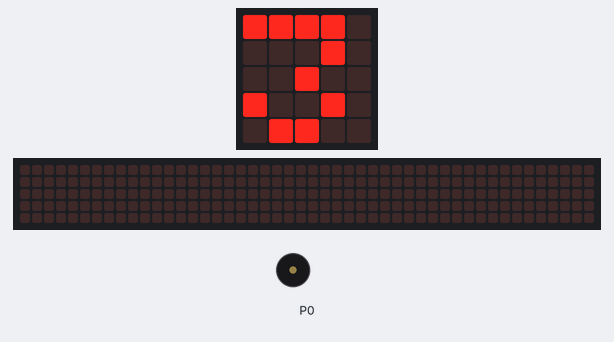
Simulated run of this program. Board: BBC micro:bit (MakeCode). Parts: the board's 5×5 LED display, a strip that is not on the board, showing the scrolling text unrolled, buzzer (waves = sounding). The 48×5 strip is a reading aid, not a part: it shows the text the display is scrolling, unrolled, one strip-width of it at a time.

Above: at 0.2 s.
At 2.7 s:
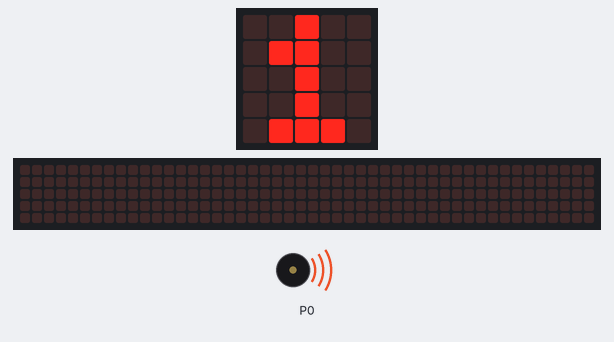
At 6.0 s:
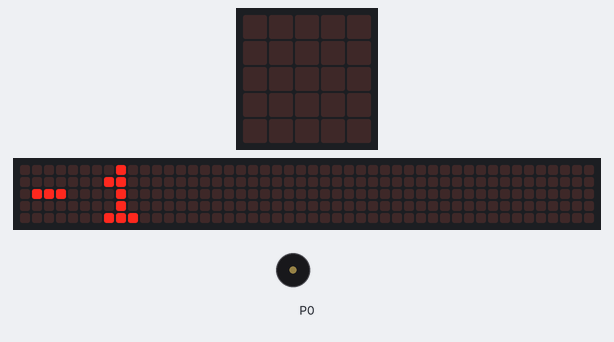
At 9.2 s:
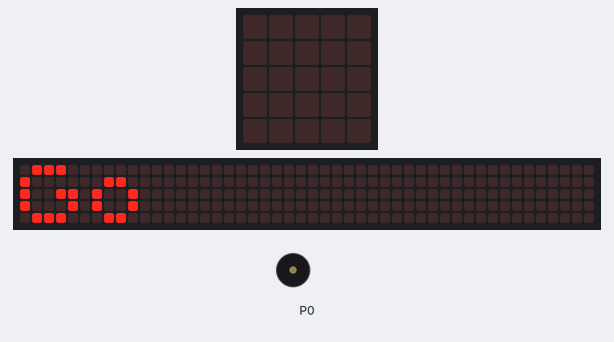
Timing chart, 0 to 10.7 s (numbered marks = the images above):
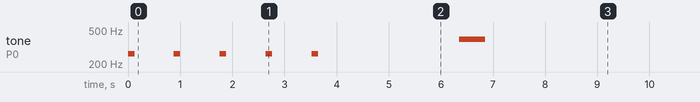

Measured:
- what the display in image 0 shows lasts 0.9 s, from 0.1 s to 1.0 s
- what the display in image 2 shows lasts 0.5 s, from 5.9 s to 6.4 s

The program:

main.ts
```typescript
for (let Index = 0; Index <= 4; Index++) {
    music.playTone(262, music.beat(BeatFraction.Quarter))
    basic.showNumber(3 - Index)
}
music.playTone(392, music.beat(BeatFraction.Whole))
basic.showString("Go")
basic.forever(function () {

})
```

test.ts
```typescript
// Hier kann man Tests durchführen; diese Datei wird nicht kompiliert, wenn dieses Paket als Erweiterung verwendet wird.
```
